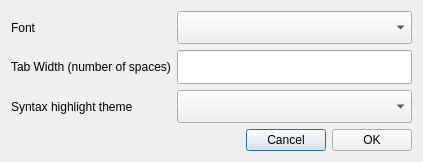
<?xml version="1.0" encoding="UTF-8"?>
<!-- This Source Code Form is subject to the terms of the Mozilla Public
   - License, v. 2.0. If a copy of the MPL was not distributed with this
   - file, You can obtain one at http://mozilla.org/MPL/2.0/. -->
<ui version="4.0">
 <class>fileViewSettingsDialog</class>
 <widget class="QDialog" name="fileViewSettingsDialog">
  <property name="geometry">
   <rect>
    <x>0</x>
    <y>0</y>
    <width>423</width>
    <height>162</height>
   </rect>
  </property>
  <property name="windowTitle">
   <string>File Viewer Settings</string>
  </property>
  <property name="modal">
   <bool>true</bool>
  </property>
  <layout class="QHBoxLayout" name="horizontalLayout">
   <item>
    <layout class="QVBoxLayout" name="verticalLayout">
     <item>
      <layout class="QGridLayout" name="gridLayout">
       <item row="0" column="0">
        <widget class="QLabel" name="labelFont">
         <property name="sizePolicy">
          <sizepolicy hsizetype="Preferred" vsizetype="Minimum">
           <horstretch>0</horstretch>
           <verstretch>0</verstretch>
          </sizepolicy>
         </property>
         <property name="text">
          <string>Font</string>
         </property>
        </widget>
       </item>
       <item row="2" column="0">
        <widget class="QLabel" name="labelTheme">
         <property name="sizePolicy">
          <sizepolicy hsizetype="Preferred" vsizetype="Minimum">
           <horstretch>0</horstretch>
           <verstretch>0</verstretch>
          </sizepolicy>
         </property>
         <property name="text">
          <string>Syntax highlight theme</string>
         </property>
        </widget>
       </item>
       <item row="1" column="0">
        <widget class="QLabel" name="labelTabWidth">
         <property name="sizePolicy">
          <sizepolicy hsizetype="Preferred" vsizetype="Minimum">
           <horstretch>0</horstretch>
           <verstretch>0</verstretch>
          </sizepolicy>
         </property>
         <property name="text">
          <string>Tab Width (number of spaces)</string>
         </property>
        </widget>
       </item>
       <item row="1" column="1">
        <widget class="QLineEdit" name="lineEditTabWidth">
         <property name="sizePolicy">
          <sizepolicy hsizetype="Expanding" vsizetype="Minimum">
           <horstretch>0</horstretch>
           <verstretch>0</verstretch>
          </sizepolicy>
         </property>
        </widget>
       </item>
       <item row="2" column="1">
        <widget class="QComboBox" name="comboBoxTheme">
         <property name="sizePolicy">
          <sizepolicy hsizetype="MinimumExpanding" vsizetype="Minimum">
           <horstretch>0</horstretch>
           <verstretch>0</verstretch>
          </sizepolicy>
         </property>
        </widget>
       </item>
       <item row="0" column="1">
        <widget class="QComboBox" name="comboBoxFont">
         <property name="sizePolicy">
          <sizepolicy hsizetype="MinimumExpanding" vsizetype="Minimum">
           <horstretch>0</horstretch>
           <verstretch>0</verstretch>
          </sizepolicy>
         </property>
        </widget>
       </item>
      </layout>
     </item>
     <item>
      <layout class="QHBoxLayout" name="horizontalLayout_2">
       <item>
        <spacer name="horizontalSpacer">
         <property name="orientation">
          <enum>Qt::Horizontal</enum>
         </property>
         <property name="sizeHint" stdset="0">
          <size>
           <width>40</width>
           <height>20</height>
          </size>
         </property>
        </spacer>
       </item>
       <item>
        <widget class="QPushButton" name="pushButtonCancel">
         <property name="sizePolicy">
          <sizepolicy hsizetype="Fixed" vsizetype="Fixed">
           <horstretch>0</horstretch>
           <verstretch>0</verstretch>
          </sizepolicy>
         </property>
         <property name="text">
          <string>Cancel</string>
         </property>
        </widget>
       </item>
       <item>
        <widget class="QPushButton" name="pushButtonOK">
         <property name="sizePolicy">
          <sizepolicy hsizetype="Fixed" vsizetype="Fixed">
           <horstretch>0</horstretch>
           <verstretch>0</verstretch>
          </sizepolicy>
         </property>
         <property name="text">
          <string>OK</string>
         </property>
        </widget>
       </item>
      </layout>
     </item>
    </layout>
   </item>
  </layout>
 </widget>
 <tabstops>
  <tabstop>comboBoxFont</tabstop>
  <tabstop>lineEditTabWidth</tabstop>
  <tabstop>comboBoxTheme</tabstop>
 </tabstops>
 <resources/>
 <connections/>
</ui>
